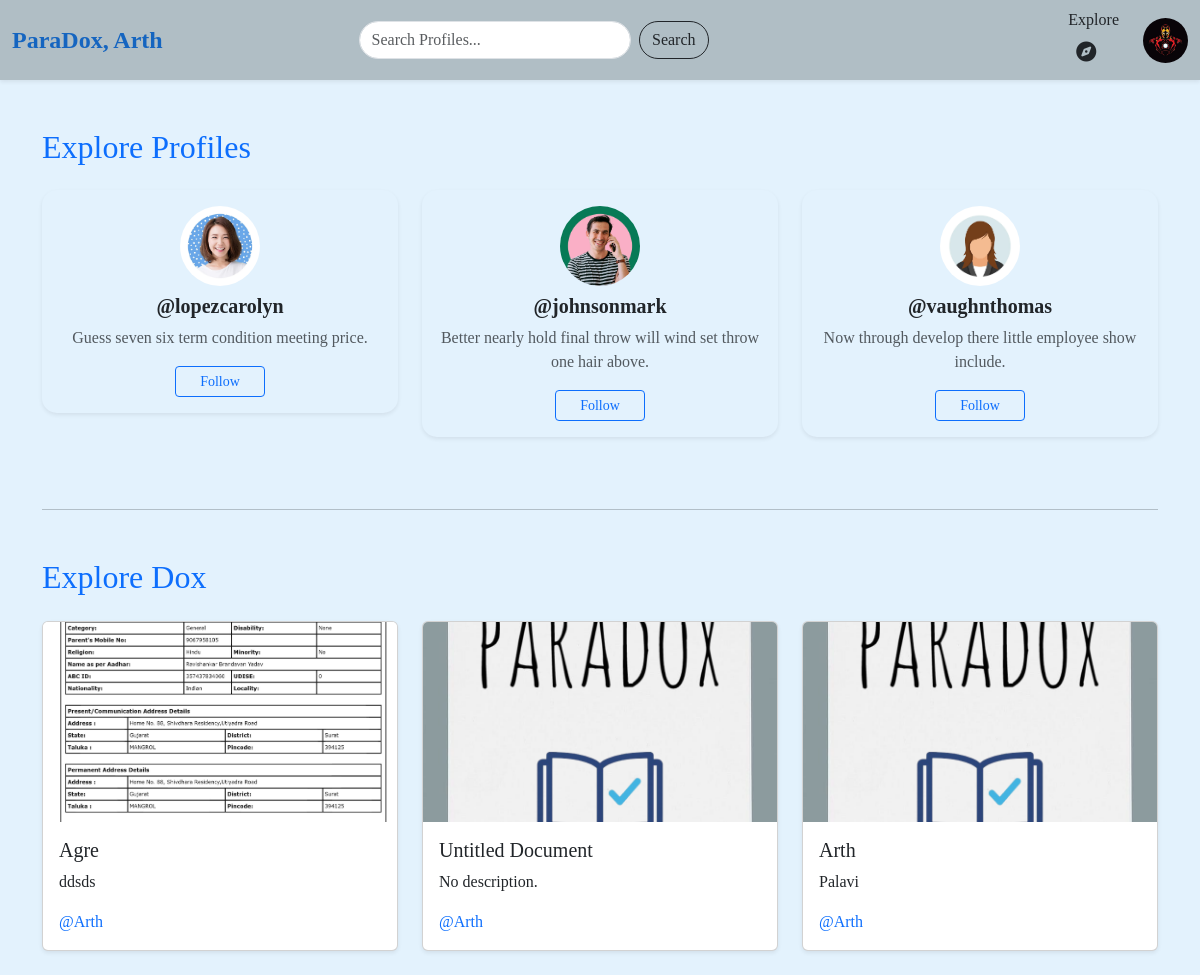
/index/ (signed in), run on the app's committed database.
### apps/dashboard/models.py (models this page shows, shortened)
class User(models.Model):
    email = models.EmailField(unique=True)
    name = models.CharField(max_length=100, default="User", null=True, blank=True)
    mobile = models.CharField(max_length=14, unique=True)
    password = models.CharField(max_length=255)
    otp = models.IntegerField(null=True, blank=True)
    is_active = models.BooleanField(default=False)
    followers = models.ManyToManyField('self', symmetrical=False, related_name='following', blank=True)
    bio = models.TextField(blank=True, null=True)
    profile_image = models.ImageField(upload_to='profile_images/',default="images\default-profile-icon.jpg", blank=True, null=True)

class Document(models.Model):
    user = models.ForeignKey(User, on_delete=models.CASCADE)
    file = models.FileField(upload_to='documents/')
    title = models.CharField(max_length=100)
    description = models.TextField(blank=True)
    file = models.FileField(upload_to='documents/')
    thumbnail = models.ImageField(upload_to='thumbnails/', blank=True, null=True)
    uploaded_at = models.DateTimeField(auto_now_add=True)

### apps/dashboard/views.py (the view)
# urls.py: path('index/', views.index, name='index'),
@login_required
def index(request):
    user_id = request.session.get('user_id')
    current_user = User.objects.get(id=user_id)
    query = request.GET.get('query')
    if query:
        users = list(User.objects.filter(name__icontains=query).exclude(id=user_id))
    else:
        users = list(User.objects.exclude(id=user_id))
        random.shuffle(users)
        users = users[:10]
    documents = list(Document.objects.all())
    random.shuffle(documents)
    documents = documents[:10]
    return render(request, 'dashboard/index.html', {
        'users': users,
        'documents': documents,
        'query': query,
        'current_user': current_user
    })

### apps/dashboard/context_processors.py (called while the page is built)
def current_user(request):
    user_id = request.session.get('user_id')
    if user_id:
        try:
            user = User.objects.get(id=user_id)
            return {'user': user}
        except User.DoesNotExist:
            return {}
    return {}

### apps/dashboard/views.py (called while the page is built)
def login_required(view_func):
    @wraps(view_func)
    def wrapper(request, *args, **kwargs):
        if 'user_id' not in request.session:
            return redirect('sign_in')  # redirect to login page
        return view_func(request, *args, **kwargs)
    return wrapper

### apps/dashboard/templates/dashboard/index.html (shortened to what this page needs)
{% extends 'dashboard/base.html' %}
{% load static %}
{% block body %}
<div class="container mt-5">
    <h2 class="mb-4  text-primary">Explore Profiles</h2>
    {% if users %}
    <div class="row">
        {% for user in users %}
        <div class="col-md-4 mb-4">
            <div class="card shadow-sm border-0" style="background-color: #e3f2fd; border-radius: 15px;">
                <div class="card-body text-center">
                    {% if user.profile_image %}
                    <img src="{{ user.profile_image.url }}" class="rounded-circle mb-2" width="80" height="80"
                        style="object-fit: cover;">
                    {% endif %}
                    <h5 class="card-title mb-2">
                        <a href="{% url 'public_profile' user.id %}" class="text-decoration-none text-dark fw-bold">
                            @{{ user.name }}
                        </a>
                    </h5>
                    <p class="text-muted mb-3">{{ user.bio|default:"No bio added yet." }}</p>
                    <form method="post" action="{% url 'toggle_follow' user.id %}">
                        {% if user in current_user.following.all %}
                        <button type="submit" class="btn btn-outline-danger btn-sm px-4">Unfollow</button>
                        {% else %}
                        <button type="submit" class="btn btn-outline-primary btn-sm px-4">Follow</button>
                        {% endif %}
                    </form>
                </div>
            </div>
        </div>
        {% endfor %}
    </div>
    {% else %}
    <p class="text-center text-muted">No users found.</p>
    {% endif %}
    <hr class="my-5">
    <h2 class="mt-5 mb-4 text-primary">Explore Dox</h2>
    <div class="row">
        {% for doc in documents %}
        <div class="col-md-4 mb-4">
            <div class="card h-100 shadow-sm">
                {% if doc.thumbnail %}
                <img src="{{ doc.thumbnail.url }}" class="card-img-top" alt="{{ doc.title }}"
                    style="height: 200px; object-fit: cover;">
                {% else %}
                <img src="{% static 'dashboard/image/default_thumbnail.png' %}" class="card-img-top" alt="No Preview"
                    style="height: 200px; object-fit: cover;">
                {% endif %}
                <div class="card-body">
                    <h5 class="card-title">{{ doc.title }}</h5>
                    <p class="card-text">{{ doc.description|default:"No description." }}</p>
                    <a href="{% url 'public_profile' doc.user.id %}" class="text-decoration-none text-primary">
                        @{{ doc.user.name }}
                    </a>
                </div>
            </div>
        </div>
        {% endfor %}
    </div>
    {% endblock %}

### apps/dashboard/templates/dashboard/base.html (shortened to what this page needs)
{% load static %}
<!DOCTYPE html>
<html lang="en">
<head>
    <link href="https://cdn.jsdelivr.net/npm/bootstrap@5.3.6/dist/css/bootstrap.min.css" rel="stylesheet"
>
    <link rel="stylesheet" href="https://cdnjs.cloudflare.com/ajax/libs/font-awesome/6.4.0/css/all.min.css">
    <link rel="stylesheet" href="{% static 'dashboard/css/style.css' %}">
</head>
<body>
    <nav class="navbar navbar-expand-lg sticky-top shadow-sm">
        <div class="container-fluid">
            <a class="navbar-brand" href="{% url 'index' %}">ParaDox, {{ user.name }}</a>
            <div class="collapse navbar-collapse" id="navbarNav">
                <form class="d-flex mx-auto" action="#" method="GET" style="width: 350px;">
                    <form class="d-flex" action="{% url 'index' %}" method="get" style="width: 350px;">
                        <input class="form-control me-2" type="search" name="query" placeholder="Search Profiles...">
                        <button class="btn btn-outline-dark" type="submit">Search</button>
                    </form>
                </form>
                <ul class="navbar-nav ms-auto d-flex align-items-center">
                    <li class="nav-item me-3">
                        <label for="Icon">Explore</label>
                        <a href="{% url 'index' %}" class="nav-link text-dark" title="Explore">
                            <i class="fas fa-compass fa-lg"></i>
                        </a>
                    </li>
                    <li class="nav-item">
                        <a href="{% url 'profile' %}">
                            <img src="{{ user.profile_image.url }}" alt="Profile" class="ms-2">
                        </a>
                    </li>
                </ul>
            </div>
        </div>
    </nav>
    {% block body %}
    {% endblock %}
</body>
</html>

### apps/dashboard/static/css/style.css (style rules this page uses)
* { font-family: 'Times New Roman', Times, serif; }

### apps/dashboard/templates/dashboard/base.html (style rules this page uses)
body { background-color: #e3f2fd; font-family: 'Segoe UI', sans-serif; }
.navbar { background-color: #b0bec5 !important; z-index: 1030; }
.navbar-brand { font-weight: bold; font-size: 24px; color: #1565c0 !important; }
.navbar .form-control { border-radius: 20px; }
.navbar .btn-outline-dark { border-radius: 20px; }
.navbar-nav .nav-item img { border-radius: 50%; width: 45px; height: 45px; object-fit: cover; }

### data on the page
User: name "Arth", profile_image (picture)
User: profile_image (picture), name "lopezcarolyn", bio "Guess seven six term condition meeting price."
User: profile_image (picture), name "johnsonmark", bio "Better nearly hold final throw will wind set throw one hair above."
User: profile_image (picture), name "vaughnthomas", bio "Now through develop there little employee show include."
Document: thumbnail (picture), title "Agre", description "ddsds", user.name "Arth"
Document: title "Untitled Document", description "No description.", user.name "Arth"
Document: title "Arth", description "Palavi", user.name "Arth"
